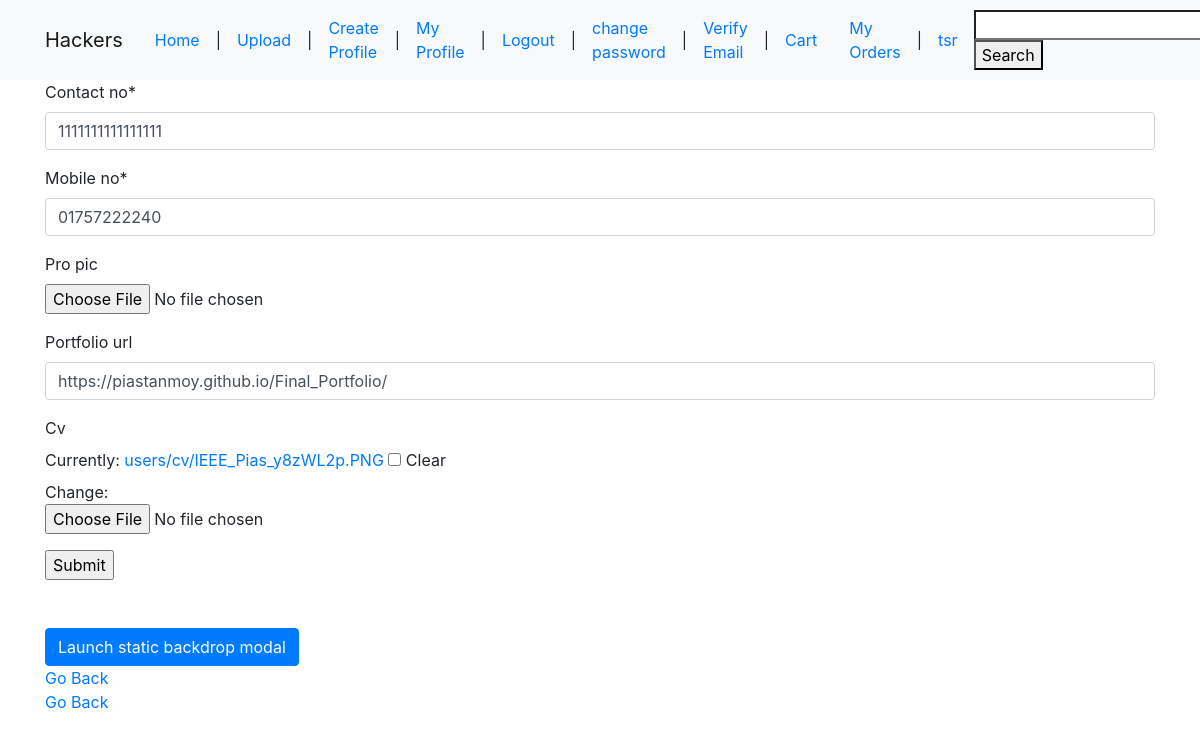
The app's page /createprofile/ (signed in), older data.
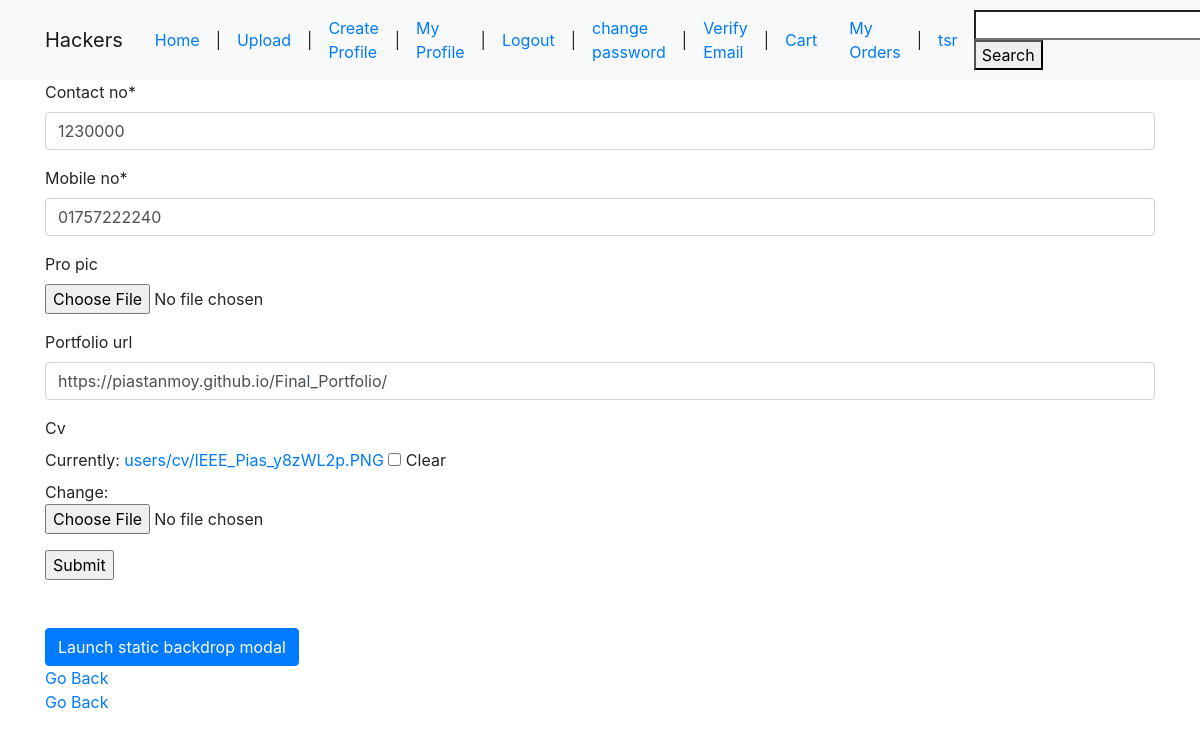
The same page, newer data.
### UserManagement/models.py (models this page shows, shortened)
class Profile(models.Model):
    contact_no = models.CharField(max_length=20)
    mobile_no = models.CharField(max_length=20)
    pro_pic = models.ImageField(upload_to='users/pro_pics', blank=True, null=True)
    portfolio_url = models.URLField(blank=True, null=True)
    cv = models.FileField(upload_to='users/cv', blank=True, null=True)
    user = models.ForeignKey(User, default=None, on_delete=models.CASCADE)
    status = models.CharField(max_length=10, blank=True, null=True, default='False')

### UserManagement/views.py (the view, shortened to what this page needs)
# urls.py: path('createprofile/', user_views.create_profile, name='create_profile'),
@login_required
def create_profile(request):
    try:
        profile = Profile.objects.get(user=request.user)
        form = ProfileForm(initial={'contact_no': profile.contact_no,
                                    'mobile_no' : profile.mobile_no,
                                    'portfolio_url': profile.portfolio_url,
                                    'cv' : profile.cv,
                                    })
    except profile.DoesNotExist:
        profile = None
        form = ProfileForm()
    context = {
        'form' : form
    }
    return render(request, 'UserManagement/create_profile.html', context)

### UserManagement/forms.py
class ProfileForm(forms.ModelForm):
    class Meta:
        model=Profile
        fields = ('contact_no', 'mobile_no', 'pro_pic', 'portfolio_url', 'cv')

### templates/UserManagement/create_profile.html (shortened to what this page needs)
{% extends 'base2.html' %}
{% load crispy_forms_tags %}
{% block content %}
<form method="POST" enctype="multipart/form-data">
    {{ form | crispy }}
    <input type="submit">
</form>
{% endblock content %}

Row changes from the older to the newer data that the page shows:
changed Profile "https://piastanmoy.github.io/Final_Portfolio/": contact_no "1111111111111111" → "1230000"
